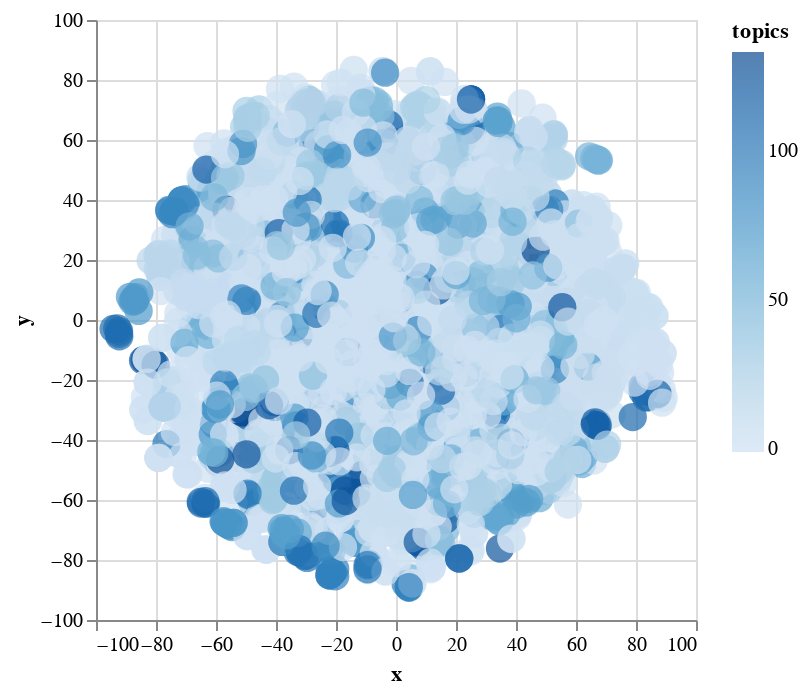

Source (notebook cell):
### Code cell
sample_data_lda = data_tsne.sample(n=5000)
alt.Chart(sample_data_lda).mark_circle(size=200).encode(x='x', y='y', color='topics', tooltip=['description']).interactive()

### Figure 1 — Vega-Lite specification as saved in the notebook (floating-point values rounded to 4 significant figures; data arrays with more than 128 entries replaced by an {"elided": "..."} marker saying what was removed)
{"config": {"view": {"continuousWidth": 300, "continuousHeight": 300}}, "data": {"name": "data-50c66de3ec1336989ce318cf826f6530"}, "mark": {"type": "circle", "size": 200}, "encoding": {"color": {"field": "topics", "type": "quantitative"}, "tooltip": [{"field": "description", "type": "nominal"}], "x": {"field": "x", "type": "quantitative"}, "y": {"field": "y", "type": "quantitative"}}, "params": [{"name": "param_2", "select": {"type": "interval", "encodings": ["x", "y"]}, "bind": "scales"}], "$schema": "https://vega.github.io/schema/vega-lite/v5.20.1.json", "datasets": {"data-50c66de3ec1336989ce318cf826f6530": {"elided": "5000 records"}}}
